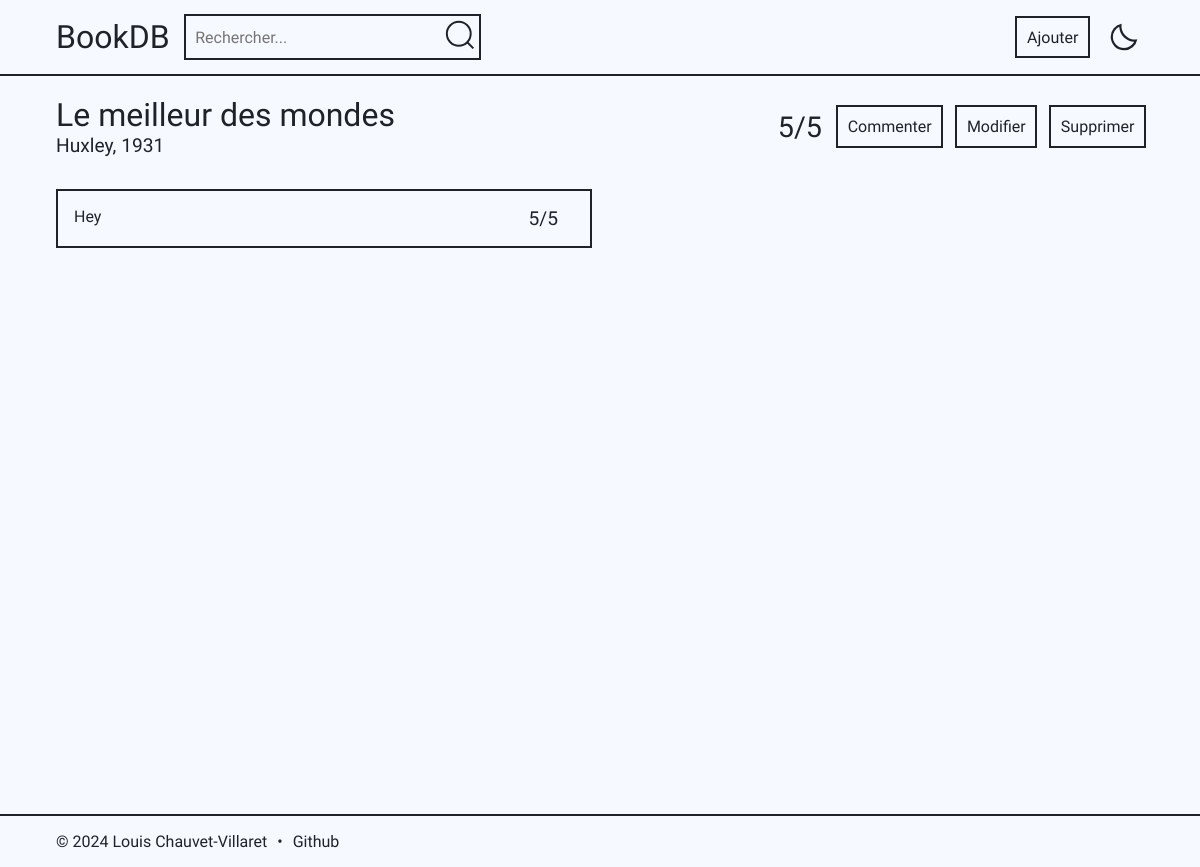
The app's page /livre?id=4, older data.
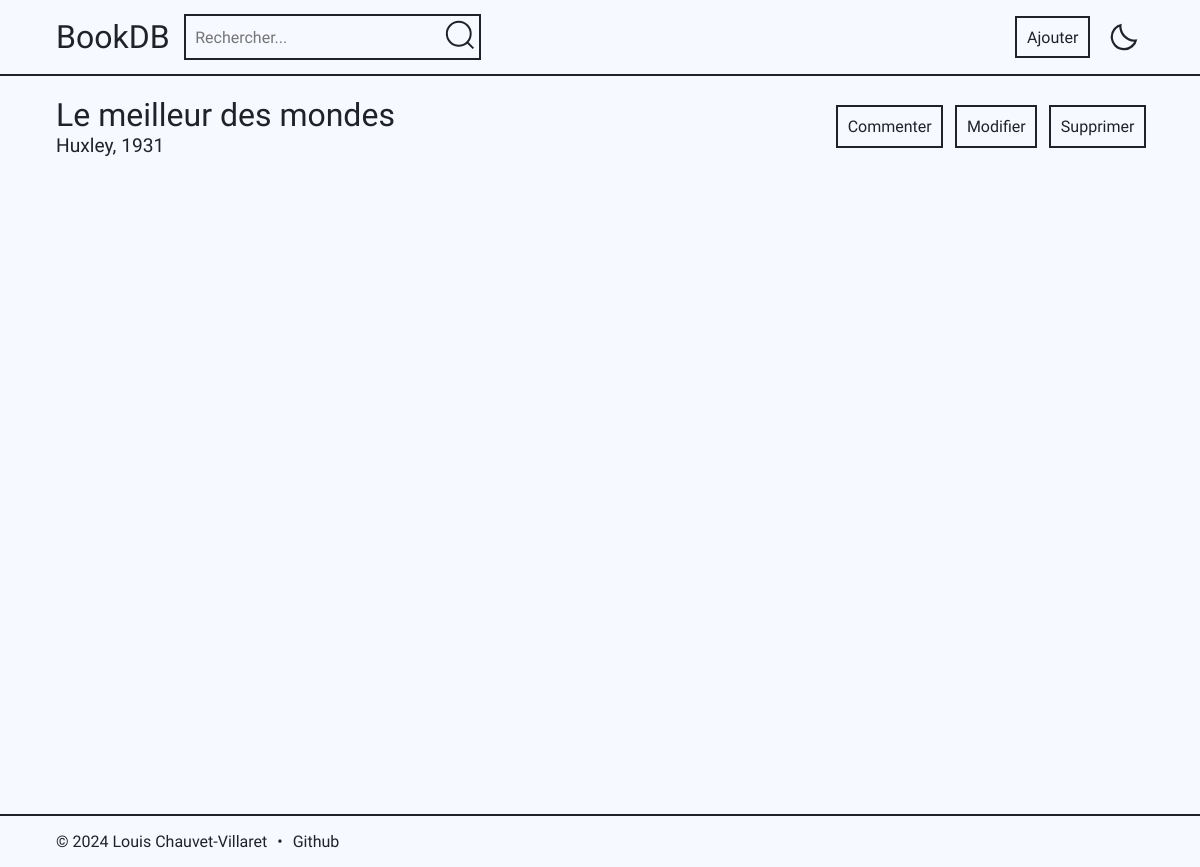
The same page, newer data.
### tables this page shows
CREATE TABLE comments (
                        id      INTEGER
                            primary key autoincrement,
                        book_id INTEGER
                            references books
                                on delete cascade,
                        comment TEXT    not null,
                        rating  INTEGER not null,
                        signal INTEGER default 0,
                        check (rating >= 0 AND rating <= 5)
                    );

### app.py (the view)
@app.route('/livre')
def livre():
    book_id = request.args.get('id')
    data = execute_query("SELECT * FROM books WHERE id=?", [book_id], fetchone=True)
    if data:
        comments = execute_query("SELECT * FROM comments WHERE book_id=? ORDER BY id DESC", [book_id], )
        if comments:
            average = round(execute_query("SELECT AVG(rating) FROM comments WHERE book_id=?", [book_id], fetchone=True)[0],1)
            if average.is_integer():
                average = int(average)
            return render_template('livre.html', data=data, comments=comments, average=average)
        else:
            return render_template('livre.html', data=data)
    else:
        return redirect("/recherche", 303)

### app.py (called while the page is built)
def execute_query(query, params=(), fetchone=False, commit=False):
    conn = sqlite3.connect('books.db')
    conn.row_factory = sqlite3.Row
    cur = conn.cursor()
    try:
        cur.execute(query, params)
        if commit:
            conn.commit()
            return cur
        if fetchone:
            result = cur.fetchone()
        else:
            result = cur.fetchall()
    finally:
        cur.close()
        conn.close()
    return result

### templates/livre.html (shortened to what this page needs)
{% extends 'base.html' %}
{% block content %}
    <div class="flex space">
        <div>
            <h1>{{ data['title'] }}</h1>
            <p class="rate">{{ data['author'] }}, {{ data['year'] }}</p>
        </div>
        <div class="flex">
            {% if comments %}
                <p class="name">{{ average }}/5</p>
            {% endif %}
            <button class="hover" onclick="document.getElementById('comment').style.display = 'flex'">Commenter</button>
            <button class="hover" onclick="document.getElementById('modify').style.display = 'flex'">Modifier</button>
            <button class="hover" onclick="document.getElementById('delete').style.display = 'flex'">Supprimer</button>
        </div>
    </div>
    {% if comments %}
        <div class="grid-comment top">
            {% for comment in comments %}
                <div class="box space">
                    <p class="comment">{{ comment['comment'] }}</p>
                    <div class="flex2">
                        <p class="rate">{{ comment['rating'] }}/5</p>
                        <div class="menu-button"
                             onclick="document.getElementById('comm{{ comment['id'] }}').style.display = 'flex'">
                        </div>
                    </div>
                </div>
            {% endfor %}
        </div>
    {% endif %}
{% endblock %}

Row changes from the older to the newer data that the page shows:
removed comments: comment "Hey", rating "5"
Text that changed along with them:
{{ average }}: "5" → (not shown)
text no longer shown: "/5"
